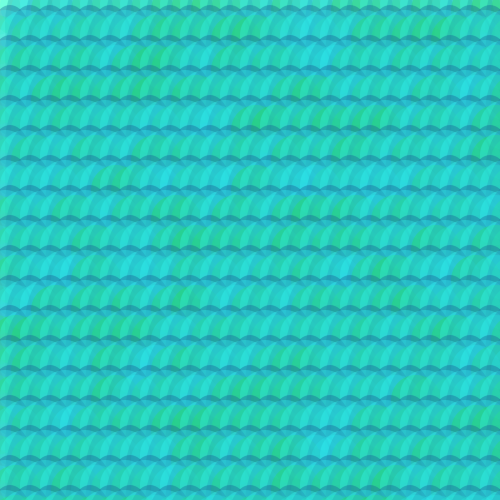
Frame 1 (no input)
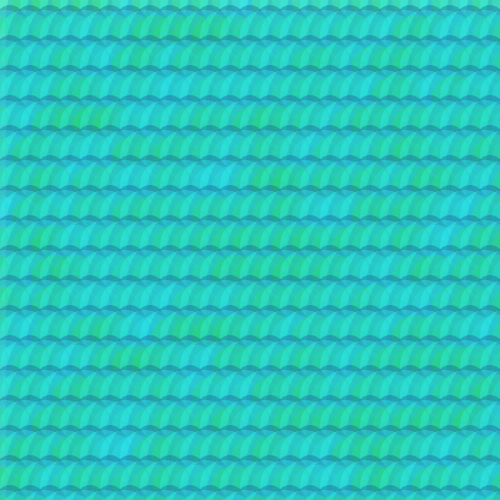
Frame 60 (the mouse pressed at the canvas centre just before this capture)
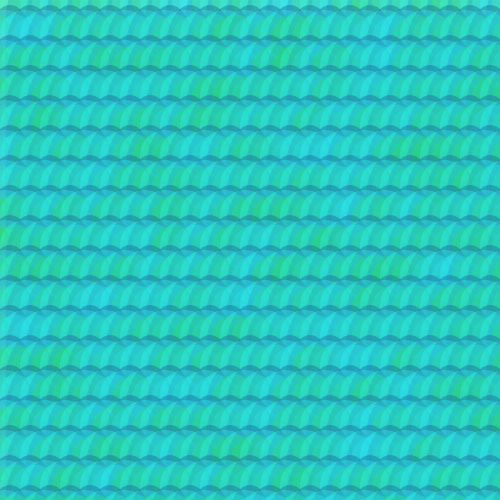
Frame 120 (the mouse held since frame 60 and released just before this capture)

The Processing sketch that drew these frames (run headless with seeded random() and noise(); from frame 60 on, the mouse is pressed at the canvas centre):

// Processing sketch: processing_5971
// ── processing_5971.pde

int x;
int y;

void setup (){
size (500,500);
smooth();
}


void draw(){
background(255);

y = 0;

while(y < 600){
x = 0;
while (x < 600){
 
noStroke();
ellipse(x+10,y+25,50,100);
fill(34,255,random(255),50);
ellipse(x-4,y+10,50,50);  
fill(50,255,255,75);
ellipse(x+5,y+5,50,50);
fill(25,100,150,100);
x = x + 20;}
y = y + 30;}
}
